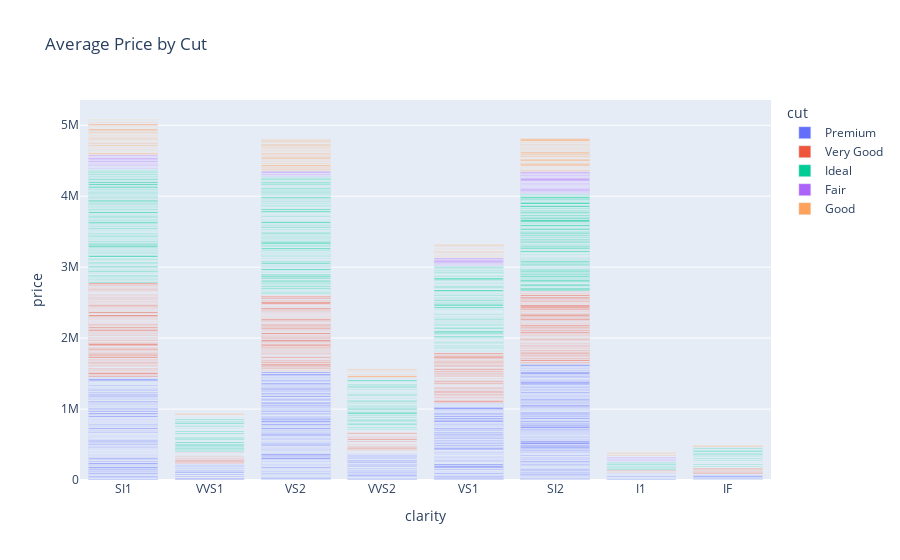

The notebook cell this image was saved under:
### Code cell
fig = px.bar(df,x='clarity',y='price',
             title='Average Price by Cut', color='cut')
fig.show()

### Figure 1 — Plotly figure (JSON) as saved in the notebook; plotly's stock layout.template omitted (floating-point values rounded to 4 significant figures; data arrays with more than 128 entries replaced by an {"elided": "..."} marker saying what was removed)
{"data": [{"alignmentgroup": "True", "hovertemplate": "cut=Premium<br>clarity=%{x}<br>price=%{y}<extra></extra>", "legendgroup": "Premium", "marker": {"color": "#636efa", "pattern": {"shape": ""}}, "name": "Premium", "offsetgroup": "Premium", "orientation": "v", "showlegend": true, "textposition": "auto", "type": "bar", "x": {"elided": "1447 str values"}, "xaxis": "x", "y": {"elided": "1447 int values"}, "yaxis": "y"}, {"alignmentgroup": "True", "hovertemplate": "cut=Very Good<br>clarity=%{x}<br>price=%{y}<extra></extra>", "legendgroup": "Very Good", "marker": {"color": "#EF553B", "pattern": {"shape": ""}}, "name": "Very Good", "offsetgroup": "Very Good", "orientation": "v", "showlegend": true, "textposition": "auto", "type": "bar", "x": {"elided": "1195 str values"}, "xaxis": "x", "y": {"elided": "1195 int values"}, "yaxis": "y"}, {"alignmentgroup": "True", "hovertemplate": "cut=Ideal<br>clarity=%{x}<br>price=%{y}<extra></extra>", "legendgroup": "Ideal", "marker": {"color": "#00cc96", "pattern": {"shape": ""}}, "name": "Ideal", "offsetgroup": "Ideal", "orientation": "v", "showlegend": true, "textposition": "auto", "type": "bar", "x": {"elided": "2127 str values"}, "xaxis": "x", "y": {"elided": "2127 int values"}, "yaxis": "y"}, {"alignmentgroup": "True", "hovertemplate": "cut=Fair<br>clarity=%{x}<br>price=%{y}<extra></extra>", "legendgroup": "Fair", "marker": {"color": "#ab63fa", "pattern": {"shape": ""}}, "name": "Fair", "offsetgroup": "Fair", "orientation": "v", "showlegend": true, "textposition": "auto", "type": "bar", "x": {"elided": "168 str values"}, "xaxis": "x", "y": {"elided": "168 int values"}, "yaxis": "y"}, {"alignmentgroup": "True", "hovertemplate": "cut=Good<br>clarity=%{x}<br>price=%{y}<extra></extra>", "legendgroup": "Good", "marker": {"color": "#FFA15A", "pattern": {"shape": ""}}, "name": "Good", "offsetgroup": "Good", "orientation": "v", "showlegend": true, "textposition": "auto", "type": "bar", "x": {"elided": "457 str values"}, "xaxis": "x", "y": {"elided": "457 int values"}, "yaxis": "y"}], "layout": {"barmode": "relative", "legend": {"title": {"text": "cut"}, "tracegroupgap": 0}, "title": {"text": "Average Price by Cut"}, "xaxis": {"anchor": "y", "domain": [0, 1], "title": {"text": "clarity"}}, "yaxis": {"anchor": "x", "domain": [0, 1], "title": {"text": "price"}}}}
